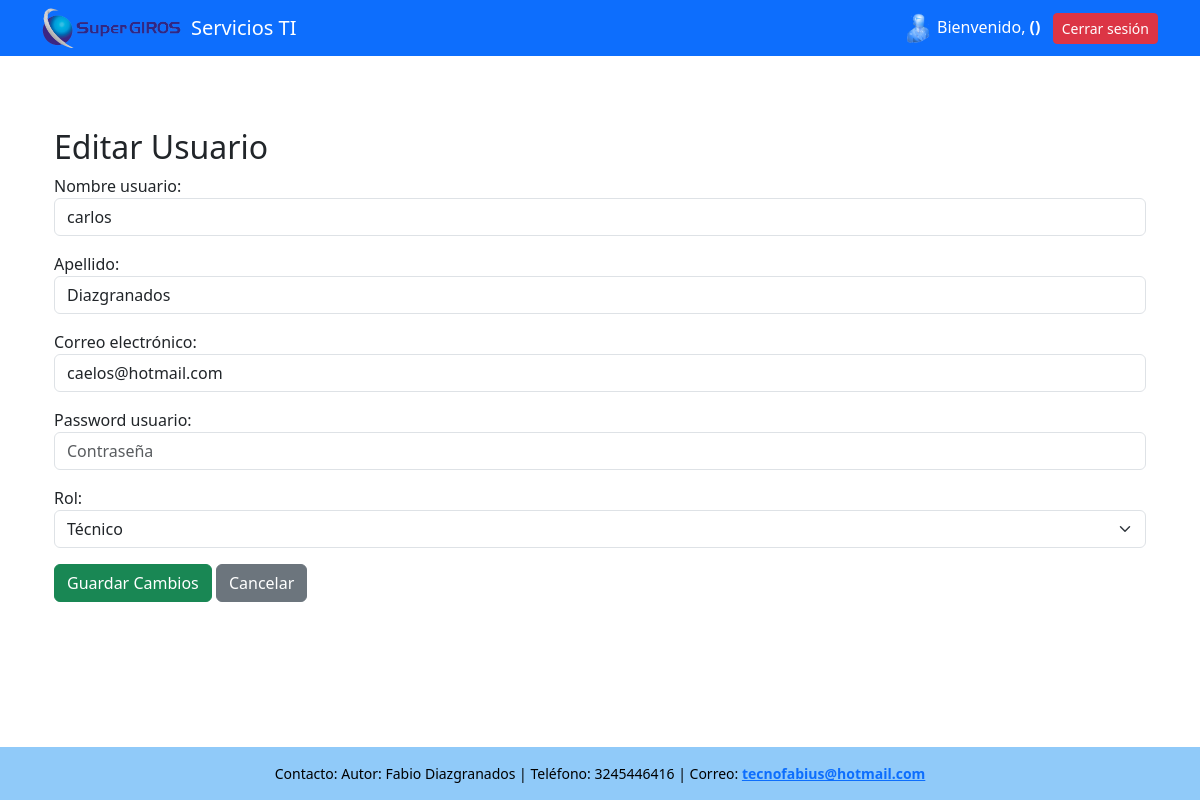
The app's page /usuarios/editar/2/ (signed in) with its own data.
### servicios_ti/models.py (models this page shows, shortened)
class Usuario(models.Model):
    ROLES = [
        ('administrador', 'Administrador'),
        ('tecnico', 'Técnico'),
        ('comunicaciones', 'Comunicaciones')
    ]
    nombre_usuario= models.CharField(max_length=100)
    apellido = models.CharField(max_length=100)
    rol = models.CharField(max_length=50, choices=ROLES)
    password_usuario = models.CharField(max_length=20)
    email = models.EmailField('correo electrónico', unique=True)
    USERNAME_FIELD = 'nombre_usuario'
    REQUIRED_FIELDS = ['username', 'nombre_completo', 'rol']

### servicios_ti/views.py (the view)
# urls.py: path('usuarios/editar/<int:usuario_id>/', views.editar_usuario, name='editar_usuario'),
def editar_usuario(request, usuario_id):
    if 'usuario_id' not in request.session:
        return redirect('login')
    usuario = get_object_or_404(Usuario, id=usuario_id)
    if request.method == 'POST':
        form = UsuarioForm(request.POST, instance=usuario)
        if form.is_valid():
            form.save()
            messages.success(request, 'Usuario actualizado exitosamente.')
            return redirect('lista_usuarios')
    else:
        form = UsuarioForm(instance=usuario)
    return render(request, 'editar_usuario.html', {'form': form})

### servicios_ti/forms.py
class UsuarioForm(forms.ModelForm):
    class Meta:
        model = Usuario
        fields = ['nombre_usuario', 'apellido', 'email', 'password_usuario', 'rol']
        widgets = {
            'nombre_usuario': forms.TextInput(attrs={'class': 'form-control', 'placeholder': 'Nombre de Usuario'}),
            'apellido': forms.TextInput(attrs={'class': 'form-control', 'placeholder': 'Apellido'}),
            'email': forms.EmailInput(attrs={'class': 'form-control', 'placeholder': 'Correo electrónico'}),
            'password_usuario': forms.PasswordInput(attrs={'class': 'form-control', 'placeholder': 'Contraseña'}),
            'rol': forms.Select(attrs={'class': 'form-select'}),
        }

### servicios_ti/templates/editar_usuario.html (shortened to what this page needs)
{% extends "base.html" %}
{% block content %}
<body>
<div class="container mt-5">
    <h2>Editar Usuario</h2>
    <form method="post">
        {{ form.as_p }}
        <button type="submit" class="btn btn-success">Guardar Cambios</button>
        <a href="{% url 'lista_usuarios' %}" class="btn btn-secondary">Cancelar</a>
    </form>
</div>
</body>
{% endblock %}

### servicios_ti/templates/base.html (style rules this page uses)
html, body { height: 100%; margin: 0; }

### records on screen
Usuario: nombre_usuario "carlos", apellido "Diazgranados", email "caelos@hotmail.com", rol "Técnico"
